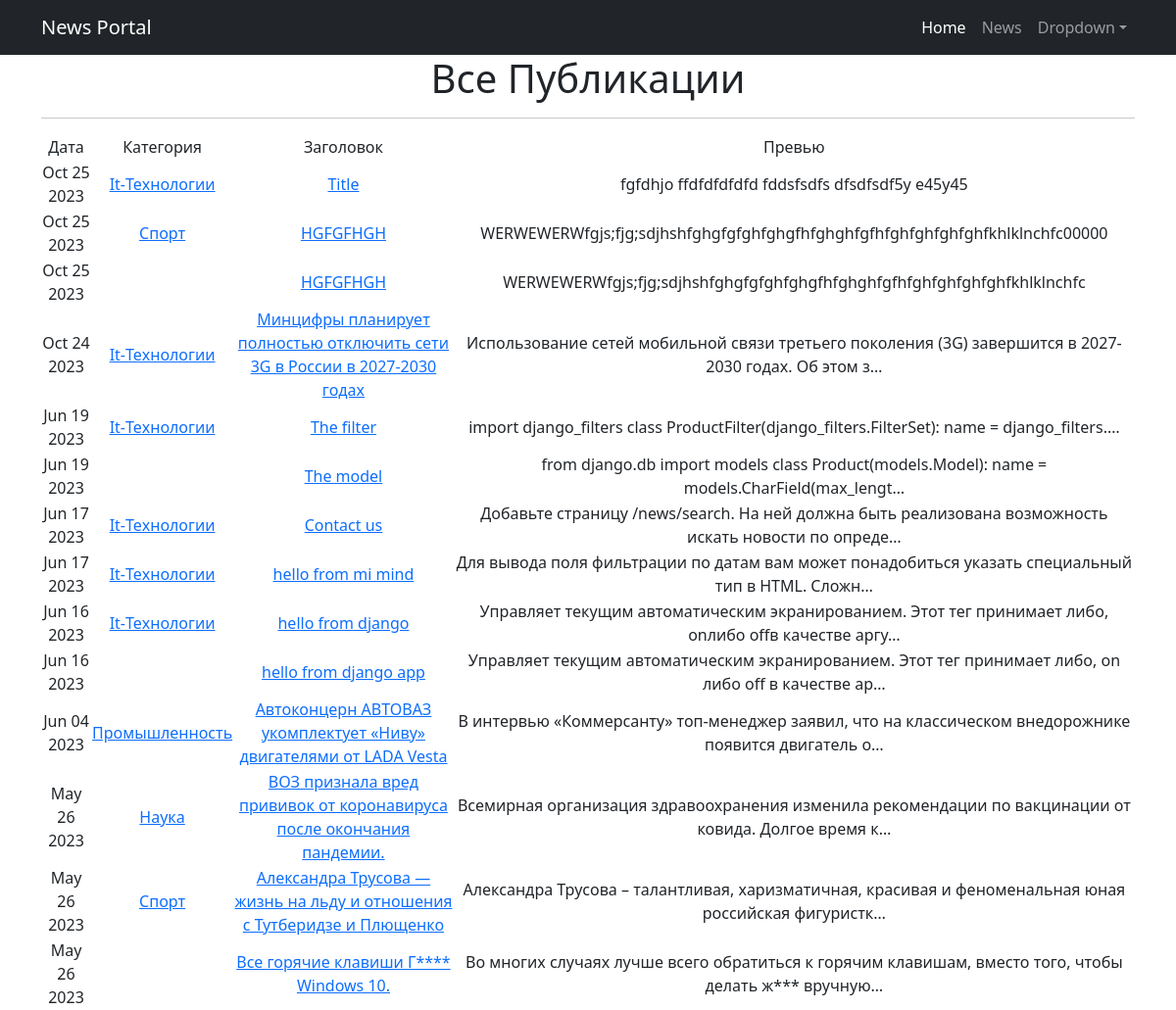
/News/, run on the app's committed database.
### NewsPortal/models.py (models this page shows, shortened)
class Post(models.Model):
    POSITIONS = [
        ('New', 'Новость'),
        ('Art', 'Статья')
    ]
    author = models.ForeignKey(Author, on_delete=models.CASCADE)  # id создателя статьи/новости
    choi_public = models.CharField(max_length=3,
                                   choices=POSITIONS,
                                   default='Art')
    time_create = models.DateTimeField(auto_now_add=True)  # дата и время создания статьи/новости
    cat = models.ManyToManyField(Category, through=PostCategory)  # cat имеет связь с Category через PostCategory
    title = models.CharField(max_length=255)  # заголовок статьи/новости
    content = models.TextField(blank=True)  # содержание статьи/новости
    _rating = models.IntegerField(default=0, db_column='rating')  # рейтинг статьи/новости

class Category(models.Model):
    name = models.CharField(max_length=64, unique=True)  # название категории
    subscribers = models.ManyToManyField(User, related_name="categories", blank=True) # поле subscribers имеет связь ManyToMany
    def __str__(self):
        return self.name.title()

### NewsPortal/views.py (the view)
# urls.py: path('', NewsList.as_view(), name='news_list'),
class NewsList(ListView):
    model = Post
    ordering = '-time_create'
    template_name = 'News.html'
    context_object_name = 'Post'

### NewsPortal/templatetags/custom_filters.py (called while the page is built)
@register.filter()
def censor(value):
   n = 0
   try:
      inSwordList = value.split()
      for sword_ in inSwordList:
         if sword_.lower() in RestrSwords:
            inSwordList[n] = sword_.replace(sword_[1:], '*' * len(sword_[1:]))
         n += 1
   except Exception as e:
      return f'Объект не является строкой!:\n{e}'
   return ' '.join(inSwordList)

### templates/News.html (shortened to what this page needs)
{% extends 'flatpages/default.html' %}
{% load custom_filters %}
{% load custom_tags %}
{% block content %}
    <h1>Все Публикации</h1>
    <hr>
    {% if Post %}
        <table>
            <tr>
                <td>Дата</td>
                <td>Категория</td>
                <td>Заголовок</td>
                <td>Превью</td>
            </tr>
            {% for post in Post %}
            <tr>
                <td>{{ post.time_create|date:'M d Y' }}</td>
                <td>{% for category in post.cat.all %}
                        <a href="{% url 'category_list' category.id %}">{{ category }}</a>
                    {% endfor %}</td>
                <td>
                    <a href="{% url 'news_detail' post.id %}">{{ post.title|censor }}</a>
                </td>
                <td>{{ post.content|truncatechars:100|censor }}</td>
            </tr>
           {% endfor %}
        </table>
    {% else %}
        <h2>Новостей нет!</h2>
    {% endif %}
{% endblock content %}

### data on the page
Post: time_create "Oct 25 2023", title|censor "Title", content|censor "fgfdhjo ffdfdfdfdfd fddsfsdfs dfsdfsdf5y e45y45"
Category: name "It-Технологии"
Post: time_create "Oct 25 2023", title|censor "HGFGFHGH", content|censor "WERWEWERWfgjs;fjg;sdjhshfghgfgfghfghgfhfghghfgfhfghfghfghfghfkhlklnchfc00000"
Category: name "Спорт"
Post: time_create "Oct 25 2023", title|censor "HGFGFHGH", content|censor "WERWEWERWfgjs;fjg;sdjhshfghgfgfghfghgfhfghghfgfhfghfghfghfghfkhlklnchfc"
Post: time_create "Oct 24 2023", title|censor "Минцифры планирует полностью отключить сети 3G в России в 2027-2030 годах", content|censor "Использование сетей мобильной связи третьего поколения (3G) завершится в 2027-2030 годах. Об этом з…"
Post: time_create "Jun 19 2023", title|censor "The filter", content|censor "import django_filters class ProductFilter(django_filters.FilterSet): name = django_filters.…"
Post: time_create "Jun 19 2023", title|censor "The model", content|censor "from django.db import models class Product(models.Model): name = models.CharField(max_lengt…"
Post: time_create "Jun 17 2023", title|censor "Contact us", content|censor "Добавьте страницу /news/search. На ней должна быть реализована возможность искать новости по опреде…"
Post: time_create "Jun 17 2023", title|censor "hello from mi mind", content|censor "Для вывода поля фильтрации по датам вам может понадобиться указать специальный тип в HTML. Сложн…"
Post: time_create "Jun 16 2023", title|censor "hello from django", content|censor "Управляет текущим автоматическим экранированием. Этот тег принимает либо, onлибо offв качестве аргу…"
Post: time_create "Jun 16 2023", title|censor "hello from django app", content|censor "Управляет текущим автоматическим экранированием. Этот тег принимает либо, on либо off в качестве ар…"
Post: time_create "Jun 04 2023", title|censor "Автоконцерн АВТОВАЗ укомплектует «Ниву» двигателями от LADA Vesta", content|censor "В интервью «Коммерсанту» топ-менеджер заявил, что на классическом внедорожнике появится двигатель о…"
Category: name "Промышленность"
Post: time_create "May 26 2023", title|censor "ВОЗ признала вред прививок от коронавируса после окончания пандемии.", content|censor "Всемирная организация здравоохранения изменила рекомендации по вакцинации от ковида. Долгое время к…"
Category: name "Наука"
Post: time_create "May 26 2023", title|censor "Александра Трусова — жизнь на льду и отношения с Тутберидзе и Плющенко", content|censor "Александра Трусова – талантливая, харизматичная, красивая и феноменальная юная российская фигуристк…"
Post: time_create "May 26 2023", title|censor "Все горячие клавиши Г**** Windows 10.", content|censor "Во многих случаях лучше всего обратиться к горячим клавишам, вместо того, чтобы делать ж*** вручную…"
